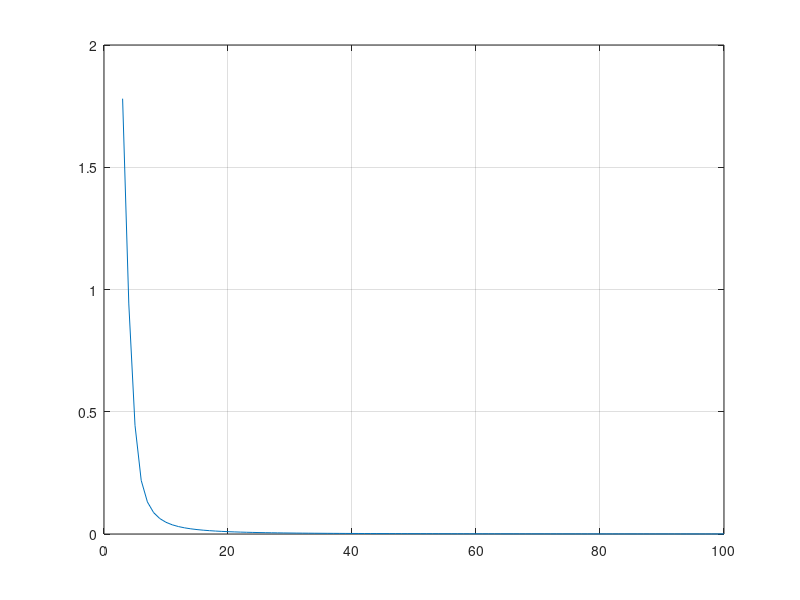

MATLAB code to generate this figure:
clc;
clear;

func = @(x) sin(x);

N = 100;
S = zeros(1, N-2);

for n = 3:N

    x = linspace(1,10,n);
    h = x(2) - x(1);
    y = zeros(1, n);
    for i = 1:n
        y(i) = func(x(i));
    end

    delta_y_1 = zeros(n-1, 1);
    delta_y_2 = zeros(n-2, 1);

    for i = 1:n-1
        delta_y_1(i) = y(i+1) - y(i);
    end
    for i = 1:n-2
        delta_y_2(i) = delta_y_1(i+1) - delta_y_1(i);
    end

    d = y;

    M = zeros(n-2);
    for i = 1:n-2
        M(i,i) = 4;
        if i ~= n-2
            M(i, i + 1) = 1;
        end
        if i ~= 1
            M(i, i-1) = 1;
        end
    end
    temp_b = (3/h^2)*(M^(-1))*delta_y_2;
    b = zeros(1, n);
    b(1) = 0;
    b(n) = 0;
    for i = 2:n-1
        b(i) = temp_b(i-1);
    end

    c = zeros(1, n-1);
    for i = 1:n-1
        c(i) = delta_y_1(i)/h - h*(2*b(i) + b(i+1))/3;
    end

    a = zeros(1, n-1);
    for i = 1:n-1
        a(i) = (b(i+1) - b(i))/(3*h);
    end

    max_otkl = 0;

    for i = 1:n-1
        num = 500;
        temp_x = linspace(0, h, num);
        polynom = [a(i), b(i), c(i), d(i)];
        temp_y = polyval(polynom, temp_x);
        temp_x = linspace(x(i), x(i+1), num);
        for j = 1:num
            otkl = abs(func(temp_x(j)) - temp_y(j));
            if otkl > max_otkl
                max_otkl = otkl;
            end
        end
    end
    S(n-2) = max_otkl;
end

n = 3:N;
plot(n, S); grid;